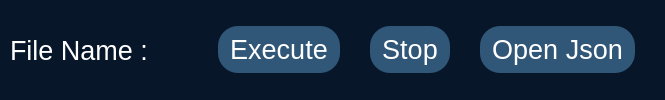
      <widget class="QWidget" name="horizontalWidget" native="true">
       <property name="styleSheet">
        <string notr="true">background:rgb(7, 22, 40);
font-style:21px;
color:rgb(255, 255, 255);
</string>
       </property>
       <layout class="QHBoxLayout" name="horizontalLayout_6">
        <property name="leftMargin">
         <number>0</number>
        </property>
        <property name="topMargin">
         <number>0</number>
        </property>
        <property name="rightMargin">
         <number>0</number>
        </property>
        <property name="bottomMargin">
         <number>0</number>
        </property>
        <item>
         <layout class="QHBoxLayout" name="horizontalLayout_2">
          <property name="spacing">
           <number>10</number>
          </property>
          <item>
           <widget class="QLabel" name="label_3">
            <property name="minimumSize">
             <size>
              <width>0</width>
              <height>70</height>
             </size>
            </property>
            <property name="maximumSize">
             <size>
              <width>3</width>
              <height>16777215</height>
             </size>
            </property>
            <property name="text">
             <string>&lt;html&gt;&lt;head/&gt;&lt;body&gt;&lt;p&gt;&lt;img src=&quot;:/icons/blue.png&quot;/&gt;&lt;/p&gt;&lt;/body&gt;&lt;/html&gt;</string>
            </property>
           </widget>
          </item>
          <item>
           <widget class="QLabel" name="fileName_label_2">
            <property name="font">
             <font>
              <family>Arial</family>
              <pointsize>20</pointsize>
              <bold>false</bold>
             </font>
            </property>
            <property name="text">
             <string>File Name :</string>
            </property>
           </widget>
          </item>
          <item>
           <widget class="QLabel" name="fileName_label">
            <property name="font">
             <font>
              <pointsize>18</pointsize>
             </font>
            </property>
            <property name="text">
             <string/>
            </property>
           </widget>
          </item>
          <item>
           <spacer name="horizontalSpacer">
            <property name="orientation">
             <enum>Qt::Horizontal</enum>
            </property>
            <property name="sizeHint" stdset="0">
             <size>
              <width>40</width>
              <height>20</height>
             </size>
            </property>
           </spacer>
          </item>
         </layout>
        </item>
        <item>
         <layout class="QHBoxLayout" name="horizontalLayout_4">
          <property name="spacing">
           <number>30</number>
          </property>
          <property name="rightMargin">
           <number>30</number>
          </property>
          <item>
           <widget class="QPushButton" name="execute_pushButton">
            <property name="minimumSize">
             <size>
              <width>0</width>
              <height>0</height>
             </size>
            </property>
            <property name="palette">
             <palette>
              <active>
               <colorrole role="WindowText">
                <brush brushstyle="SolidPattern">
                 <color alpha="255">
                  <red>255</red>
                  <green>255</green>
                  <blue>255</blue>
                 </color>
                </brush>
               </colorrole>
               <colorrole role="Button">
                <brush brushstyle="SolidPattern">
                 <color alpha="255">
                  <red>49</red>
                  <green>87</green>
                  <blue>120</blue>
                 </color>
                </brush>
               </colorrole>
               <colorrole role="Text">
                <brush brushstyle="SolidPattern">
                 <color alpha="255">
                  <red>255</red>
                  <green>255</green>
                  <blue>255</blue>
                 </color>
                </brush>
               </colorrole>
               <colorrole role="ButtonText">
                <brush brushstyle="SolidPattern">
                 <color alpha="255">
                  <red>255</red>
                  <green>255</green>
                  <blue>255</blue>
                 </color>
                </brush>
               </colorrole>
               <colorrole role="Base">
                <brush brushstyle="SolidPattern">
                 <color alpha="255">
                  <red>49</red>
                  <green>87</green>
                  <blue>120</blue>
                 </color>
                </brush>
               </colorrole>
               <colorrole role="Window">
                <brush brushstyle="SolidPattern">
                 <color alpha="255">
                  <red>49</red>
                  <green>87</green>
                  <blue>120</blue>
                 </color>
                </brush>
               </colorrole>
               <colorrole role="Highlight">
                <brush brushstyle="SolidPattern">
                 <color alpha="255">
                  <red>27</red>
                  <green>126</green>
                  <blue>242</blue>
                 </color>
                </brush>
               </colorrole>
               <colorrole role="ToolTipText">
                <brush brushstyle="SolidPattern">
                 <color alpha="255">
                  <red>255</red>
                  <green>255</green>
                  <blue>255</blue>
                 </color>
                </brush>
               </colorrole>
               <colorrole role="PlaceholderText">
                <brush brushstyle="SolidPattern">
                 <color alpha="255">
                  <red>255</red>
                  <green>255</green>
                  <blue>255</blue>
                 </color>
                </brush>
               </colorrole>
              </active>
              <inactive>
               <colorrole role="WindowText">
                <brush brushstyle="SolidPattern">
                 <color alpha="255">
                  <red>255</red>
                  <green>255</green>
                  <blue>255</blue>
                 </color>
                </brush>
               </colorrole>
               <colorrole role="Button">
                <brush brushstyle="SolidPattern">
                 <color alpha="255">
                  <red>49</red>
                  <green>87</green>
                  <blue>120</blue>
                 </color>
                </brush>
               </colorrole>
               <colorrole role="Text">
                <brush brushstyle="SolidPattern">
                 <color alpha="255">
                  <red>255</red>
                  <green>255</green>
                  <blue>255</blue>
                 </color>
                </brush>
               </colorrole>
               <colorrole role="ButtonText">
                <brush brushstyle="SolidPattern">
                 <color alpha="255">
                  <red>255</red>
                  <green>255</green>
                  <blue>255</blue>
                 </color>
                </brush>
               </colorrole>
               <colorrole role="Base">
                <brush brushstyle="SolidPattern">
                 <color alpha="255">
                  <red>49</red>
                  <green>87</green>
                  <blue>120</blue>
                 </color>
                </brush>
               </colorrole>
               <colorrole role="Window">
                <brush brushstyle="SolidPattern">
                 <color alpha="255">
                  <red>49</red>
                  <green>87</green>
                  <blue>120</blue>
                 </color>
                </brush>
               </colorrole>
               <colorrole role="Highlight">
                <brush brushstyle="SolidPattern">
                 <color alpha="255">
                  <red>48</red>
                  <green>140</green>
                  <blue>198</blue>
                 </color>
                </brush>
               </colorrole>
               <colorrole role="ToolTipText">
                <brush brushstyle="SolidPattern">
                 <color alpha="255">
                  <red>0</red>
                  <green>0</green>
                  <blue>0</blue>
                 </color>
                </brush>
               </colorrole>
               <colorrole role="PlaceholderText">
                <brush brushstyle="SolidPattern">
                 <color alpha="255">
                  <red>255</red>
                  <green>255</green>
                  <blue>255</blue>
                 </color>
                </brush>
               </colorrole>
              </inactive>
              <disabled>
               <colorrole role="WindowText">
                <brush brushstyle="SolidPattern">
                 <color alpha="255">
                  <red>255</red>
                  <green>255</green>
                  <blue>255</blue>
                 </color>
                </brush>
               </colorrole>
               <colorrole role="Button">
                <brush brushstyle="SolidPattern">
                 <color alpha="255">
                  <red>49</red>
                  <green>87</green>
                  <blue>120</blue>
                 </color>
                </brush>
               </colorrole>
               <colorrole role="Text">
                <brush brushstyle="SolidPattern">
                 <color alpha="255">
                  <red>255</red>
                  <green>255</green>
                  <blue>255</blue>
                 </color>
                </brush>
               </colorrole>
               <colorrole role="ButtonText">
                <brush brushstyle="SolidPattern">
                 <color alpha="255">
                  <red>255</red>
                  <green>255</green>
                  <blue>255</blue>
                 </color>
                </brush>
               </colorrole>
               <colorrole role="Base">
                <brush brushstyle="SolidPattern">
                 <color alpha="255">
                  <red>49</red>
                  <green>87</green>
                  <blue>120</blue>
                 </color>
                </brush>
               </colorrole>
               <colorrole role="Window">
                <brush brushstyle="SolidPattern">
                 <color alpha="255">
                  <red>49</red>
                  <green>87</green>
                  <blue>120</blue>
                 </color>
                </brush>
               </colorrole>
               <colorrole role="Highlight">
                <brush brushstyle="SolidPattern">
                 <color alpha="255">
                  <red>145</red>
                  <green>145</green>
                  <blue>145</blue>
                 </color>
                </brush>
               </colorrole>
               <colorrole role="ToolTipText">
                <brush brushstyle="SolidPattern">
                 <color alpha="255">
                  <red>0</red>
                  <green>0</green>
                  <blue>0</blue>
                 </color>
                </brush>
               </colorrole>
               <colorrole role="PlaceholderText">
                <brush brushstyle="SolidPattern">
                 <color alpha="255">
                  <red>255</red>
                  <green>255</green>
                  <blue>255</blue>
                 </color>
                </brush>
               </colorrole>
              </disabled>
             </palette>
            </property>
            <property name="font">
             <font>
              <family>Arial</family>
              <pointsize>20</pointsize>
              <bold>false</bold>
             </font>
            </property>
            <property name="styleSheet">
             <string notr="true"> background-color: rgb(49, 87, 120);
 border-style: none;
 border-width:1px;
 border-radius:20px;
 border-color: rgb(49, 87, 120);
padding:8px 12px;
  border: none </string>
            </property>
            <property name="text">
             <string>Execute</string>
            </property>
           </widget>
          </item>
          <item>
           <widget class="QPushButton" name="stop_pushButton">
            <property name="minimumSize">
             <size>
              <width>0</width>
              <height>0</height>
             </size>
            </property>
            <property name="palette">
             <palette>
              <active>
               <colorrole role="WindowText">
                <brush brushstyle="SolidPattern">
                 <color alpha="255">
                  <red>255</red>
                  <green>255</green>
                  <blue>255</blue>
                 </color>
                </brush>
               </colorrole>
               <colorrole role="Button">
                <brush brushstyle="SolidPattern">
                 <color alpha="255">
                  <red>49</red>
                  <green>87</green>
                  <blue>120</blue>
                 </color>
                </brush>
               </colorrole>
               <colorrole role="Text">
                <brush brushstyle="SolidPattern">
                 <color alpha="255">
                  <red>255</red>
                  <green>255</green>
                  <blue>255</blue>
                 </color>
                </brush>
               </colorrole>
               <colorrole role="ButtonText">
                <brush brushstyle="SolidPattern">
                 <color alpha="255">
                  <red>255</red>
                  <green>255</green>
                  <blue>255</blue>
                 </color>
                </brush>
               </colorrole>
               <colorrole role="Base">
                <brush brushstyle="SolidPattern">
                 <color alpha="255">
                  <red>49</red>
                  <green>87</green>
                  <blue>120</blue>
                 </color>
                </brush>
               </colorrole>
               <colorrole role="Window">
                <brush brushstyle="SolidPattern">
                 <color alpha="255">
                  <red>49</red>
                  <green>87</green>
                  <blue>120</blue>
                 </color>
                </brush>
               </colorrole>
               <colorrole role="Highlight">
                <brush brushstyle="SolidPattern">
                 <color alpha="255">
                  <red>27</red>
                  <green>126</green>
                  <blue>242</blue>
                 </color>
                </brush>
               </colorrole>
               <colorrole role="ToolTipText">
                <brush brushstyle="SolidPattern">
                 <color alpha="255">
                  <red>255</red>
                  <green>255</green>
                  <blue>255</blue>
                 </color>
                </brush>
               </colorrole>
               <colorrole role="PlaceholderText">
                <brush brushstyle="SolidPattern">
                 <color alpha="255">
                  <red>255</red>
                  <green>255</green>
                  <blue>255</blue>
                 </color>
                </brush>
               </colorrole>
              </active>
              <inactive>
               <colorrole role="WindowText">
                <brush brushstyle="SolidPattern">
                 <color alpha="255">
                  <red>255</red>
                  <green>255</green>
                  <blue>255</blue>
                 </color>
                </brush>
               </colorrole>
               <colorrole role="Button">
                <brush brushstyle="SolidPattern">
                 <color alpha="255">
                  <red>49</red>
                  <green>87</green>
                  <blue>120</blue>
                 </color>
                </brush>
               </colorrole>
               <colorrole role="Text">
                <brush brushstyle="SolidPattern">
                 <color alpha="255">
                  <red>255</red>
                  <green>255</green>
                  <blue>255</blue>
                 </color>
                </brush>
               </colorrole>
               <colorrole role="ButtonText">
                <brush brushstyle="SolidPattern">
                 <color alpha="255">
                  <red>255</red>
                  <green>255</green>
                  <blue>255</blue>
                 </color>
                </brush>
               </colorrole>
               <colorrole role="Base">
                <brush brushstyle="SolidPattern">
                 <color alpha="255">
                  <red>49</red>
                  <green>87</green>
                  <blue>120</blue>
                 </color>
                </brush>
               </colorrole>
               <colorrole role="Window">
                <brush brushstyle="SolidPattern">
                 <color alpha="255">
                  <red>49</red>
                  <green>87</green>
                  <blue>120</blue>
                 </color>
                </brush>
               </colorrole>
               <colorrole role="Highlight">
                <brush brushstyle="SolidPattern">
                 <color alpha="255">
                  <red>48</red>
                  <green>140</green>
                  <blue>198</blue>
                 </color>
                </brush>
               </colorrole>
               <colorrole role="ToolTipText">
                <brush brushstyle="SolidPattern">
                 <color alpha="255">
                  <red>0</red>
                  <green>0</green>
                  <blue>0</blue>
                 </color>
                </brush>
               </colorrole>
               <colorrole role="PlaceholderText">
                <brush brushstyle="SolidPattern">
                 <color alpha="255">
                  <red>255</red>
                  <green>255</green>
                  <blue>255</blue>
                 </color>
                </brush>
               </colorrole>
              </inactive>
              <disabled>
               <colorrole role="WindowText">
                <brush brushstyle="SolidPattern">
                 <color alpha="255">
                  <red>255</red>
                  <green>255</green>
                  <blue>255</blue>
                 </color>
                </brush>
               </colorrole>
               <colorrole role="Button">
                <brush brushstyle="SolidPattern">
                 <color alpha="255">
                  <red>49</red>
                  <green>87</green>
                  <blue>120</blue>
                 </color>
                </brush>
               </colorrole>
               <colorrole role="Text">
                <brush brushstyle="SolidPattern">
                 <color alpha="255">
                  <red>255</red>
                  <green>255</green>
                  <blue>255</blue>
                 </color>
                </brush>
               </colorrole>
               <colorrole role="ButtonText">
                <brush brushstyle="SolidPattern">
                 <color alpha="255">
                  <red>255</red>
                  <green>255</green>
                  <blue>255</blue>
                 </color>
                </brush>
               </colorrole>
               <colorrole role="Base">
                <brush brushstyle="SolidPattern">
                 <color alpha="255">
                  <red>49</red>
                  <green>87</green>
                  <blue>120</blue>
                 </color>
                </brush>
               </colorrole>
               <colorrole role="Window">
                <brush brushstyle="SolidPattern">
                 <color alpha="255">
                  <red>49</red>
                  <green>87</green>
                  <blue>120</blue>
                 </color>
                </brush>
               </colorrole>
               <colorrole role="Highlight">
                <brush brushstyle="SolidPattern">
                 <color alpha="255">
                  <red>145</red>
                  <green>145</green>
                  <blue>145</blue>
                 </color>
                </brush>
               </colorrole>
               <colorrole role="ToolTipText">
                <brush brushstyle="SolidPattern">
                 <color alpha="255">
                  <red>0</red>
                  <green>0</green>
                  <blue>0</blue>
                 </color>
                </brush>
               </colorrole>
               <colorrole role="PlaceholderText">
                <brush brushstyle="SolidPattern">
                 <color alpha="255">
                  <red>255</red>
                  <green>255</green>
                  <blue>255</blue>
                 </color>
                </brush>
               </colorrole>
              </disabled>
             </palette>
            </property>
            <property name="font">
             <font>
              <family>Arial</family>
              <pointsize>20</pointsize>
              <bold>false</bold>
             </font>
            </property>
            <property name="styleSheet">
             <string notr="true"> background-color: rgb(49, 87, 120);
 border-style: none;
 border-width:1px;
 border-radius:20px;
 border-color: rgb(49, 87, 120);
 font-color:rgb(154, 153, 150);
 padding:8px 12px;
 border: none </string>
            </property>
            <property name="text">
             <string>Stop</string>
            </property>
           </widget>
          </item>
          <item>
           <widget class="QPushButton" name="send_pushButton">
            <property name="minimumSize">
             <size>
              <width>0</width>
              <height>0</height>
             </size>
            </property>
            <property name="palette">
             <palette>
              <active>
               <colorrole role="WindowText">
                <brush brushstyle="SolidPattern">
                 <color alpha="255">
                  <red>255</red>
                  <green>255</green>
                  <blue>255</blue>
                 </color>
                </brush>
               </colorrole>
               <colorrole role="Button">
                <brush brushstyle="SolidPattern">
                 <color alpha="255">
                  <red>49</red>
                  <green>87</green>
                  <blue>120</blue>
                 </color>
                </brush>
               </colorrole>
               <colorrole role="Text">
                <brush brushstyle="SolidPattern">
                 <color alpha="255">
                  <red>255</red>
                  <green>255</green>
                  <blue>255</blue>
                 </color>
                </brush>
               </colorrole>
               <colorrole role="ButtonText">
                <brush brushstyle="SolidPattern">
                 <color alpha="255">
                  <red>255</red>
                  <green>255</green>
                  <blue>255</blue>
                 </color>
                </brush>
               </colorrole>
               <colorrole role="Base">
                <brush brushstyle="SolidPattern">
                 <color alpha="255">
                  <red>49</red>
                  <green>87</green>
                  <blue>120</blue>
                 </color>
                </brush>
               </colorrole>
               <colorrole role="Window">
                <brush brushstyle="SolidPattern">
                 <color alpha="255">
                  <red>49</red>
                  <green>87</green>
                  <blue>120</blue>
                 </color>
                </brush>
               </colorrole>
               <colorrole role="Highlight">
                <brush brushstyle="SolidPattern">
                 <color alpha="255">
                  <red>27</red>
                  <green>126</green>
                  <blue>242</blue>
                 </color>
                </brush>
               </colorrole>
               <colorrole role="ToolTipText">
                <brush brushstyle="SolidPattern">
                 <color alpha="255">
                  <red>255</red>
                  <green>255</green>
                  <blue>255</blue>
                 </color>
                </brush>
               </colorrole>
               <colorrole role="PlaceholderText">
                <brush brushstyle="SolidPattern">
                 <color alpha="255">
                  <red>255</red>
                  <green>255</green>
                  <blue>255</blue>
                 </color>
                </brush>
               </colorrole>
              </active>
              <inactive>
               <colorrole role="WindowText">
                <brush brushstyle="SolidPattern">
                 <color alpha="255">
                  <red>255</red>
                  <green>255</green>
                  <blue>255</blue>
                 </color>
                </brush>
               </colorrole>
               <colorrole role="Button">
                <brush brushstyle="SolidPattern">
                 <color alpha="255">
                  <red>49</red>
                  <green>87</green>
                  <blue>120</blue>
                 </color>
                </brush>
               </colorrole>
               <colorrole role="Text">
                <brush brushstyle="SolidPattern">
                 <color alpha="255">
                  <red>255</red>
                  <green>255</green>
                  <blue>255</blue>
                 </color>
                </brush>
               </colorrole>
               <colorrole role="ButtonText">
                <brush brushstyle="SolidPattern">
                 <color alpha="255">
                  <red>255</red>
                  <green>255</green>
                  <blue>255</blue>
                 </color>
                </brush>
               </colorrole>
               <colorrole role="Base">
                <brush brushstyle="SolidPattern">
                 <color alpha="255">
                  <red>49</red>
                  <green>87</green>
                  <blue>120</blue>
                 </color>
                </brush>
               </colorrole>
               <colorrole role="Window">
                <brush brushstyle="SolidPattern">
                 <color alpha="255">
                  <red>49</red>
                  <green>87</green>
                  <blue>120</blue>
                 </color>
                </brush>
               </colorrole>
               <colorrole role="Highlight">
                <brush brushstyle="SolidPattern">
                 <color alpha="255">
                  <red>48</red>
                  <green>140</green>
                  <blue>198</blue>
                 </color>
                </brush>
               </colorrole>
               <colorrole role="ToolTipText">
                <brush brushstyle="SolidPattern">
                 <color alpha="255">
                  <red>0</red>
                  <green>0</green>
                  <blue>0</blue>
                 </color>
                </brush>
               </colorrole>
               <colorrole role="PlaceholderText">
                <brush brushstyle="SolidPattern">
                 <color alpha="255">
                  <red>255</red>
                  <green>255</green>
                  <blue>255</blue>
                 </color>
                </brush>
               </colorrole>
              </inactive>
              <disabled>
               <colorrole role="WindowText">
                <brush brushstyle="SolidPattern">
                 <color alpha="255">
                  <red>255</red>
                  <green>255</green>
                  <blue>255</blue>
                 </color>
                </brush>
               </colorrole>
               <colorrole role="Button">
                <brush brushstyle="SolidPattern">
                 <color alpha="255">
                  <red>49</red>
                  <green>87</green>
                  <blue>120</blue>
                 </color>
                </brush>
               </colorrole>
               <colorrole role="Text">
                <brush brushstyle="SolidPattern">
                 <color alpha="255">
                  <red>255</red>
                  <green>255</green>
                  <blue>255</blue>
                 </color>
                </brush>
               </colorrole>
               <colorrole role="ButtonText">
                <brush brushstyle="SolidPattern">
                 <color alpha="255">
                  <red>255</red>
                  <green>255</green>
                  <blue>255</blue>
                 </color>
                </brush>
               </colorrole>
               <colorrole role="Base">
                <brush brushstyle="SolidPattern">
                 <color alpha="255">
                  <red>49</red>
                  <green>87</green>
                  <blue>120</blue>
                 </color>
                </brush>
               </colorrole>
               <colorrole role="Window">
                <brush brushstyle="SolidPattern">
                 <color alpha="255">
                  <red>49</red>
                  <green>87</green>
                  <blue>120</blue>
                 </color>
                </brush>
               </colorrole>
               <colorrole role="Highlight">
                <brush brushstyle="SolidPattern">
                 <color alpha="255">
                  <red>145</red>
                  <green>145</green>
                  <blue>145</blue>
                 </color>
                </brush>
               </colorrole>
               <colorrole role="ToolTipText">
                <brush brushstyle="SolidPattern">
                 <color alpha="255">
                  <red>0</red>
                  <green>0</green>
                  <blue>0</blue>
                 </color>
                </brush>
               </colorrole>
               <colorrole role="PlaceholderText">
                <brush brushstyle="SolidPattern">
                 <color alpha="255">
                  <red>255</red>
                  <green>255</green>
                  <blue>255</blue>
                 </color>
                </brush>
               </colorrole>
              </disabled>
             </palette>
            </property>
            <property name="font">
             <font>
              <family>Arial</family>
              <pointsize>20</pointsize>
              <bold>false</bold>
             </font>
            </property>
            <property name="styleSheet">
             <string notr="true"> background-color: rgb(49, 87, 120);
 border-style: none;
 border-width:1px;
 border-radius:20px;
 border-color: rgb(49, 87, 120);
padding:8px 12px;
  border: none </string>
            </property>
            <property name="text">
             <string>Open Json</string>
            </property>
           </widget>
          </item>
         </layout>
        </item>
       </layout>
      </widget>
